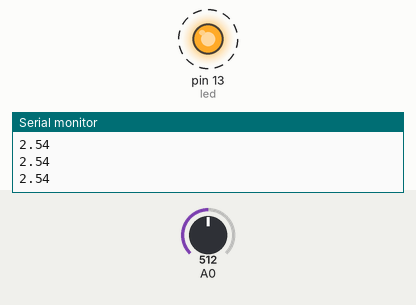
Recording of a sketch running on a simulated Arduino Uno, built with avr-gcc and run on an emulated ATmega328P. On the bench: output pins drawn as LEDs (lit = HIGH), the last lines printed to the serial monitor. Dashed ring = blinking. The test bench sets the inputs (shaded band); at power-on: A0 = 512.

Above: at 1.26 s.
1.3 s: A0 set to 632
4.3 s: A0 set to 664
At 5.8 s:
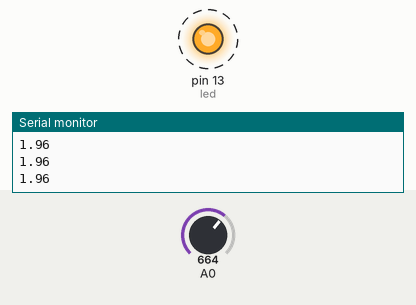
6.1 s: A0 set to 511
At 6.28 s:
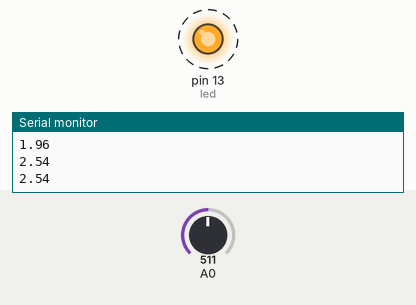
9.1 s: A0 set to 716
At 10.1 s:
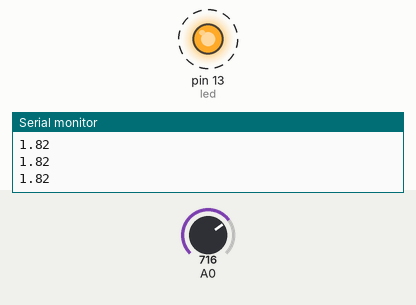
Timing chart, 0 to 58.3 s (numbered marks = the images above; inputs shaded):
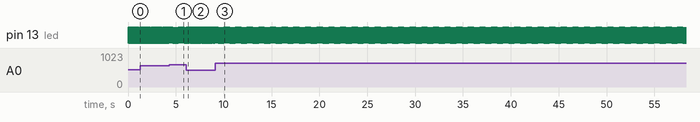

The sketch:

5.vaja.ino
```cpp
#define led LED_BUILTIN

unsigned long prej = 0;
unsigned long interval;
int ledState = 0;
float vrednost;
float razdalja;
float meja = 40.0;

void setup(){
	Serial.begin(9600);
	pinMode(led, OUTPUT);
}

void loop(){

	vrednost = analogRead(A0);
	razdalja = 13 * pow(vrednost, -1) * 100;
	interval = map(razdalja, 4, 40, 100, 1000);

	unsigned long sedaj = millis();

	if(sedaj - prej >= interval){
		if(razdalja < meja){
			if(ledState == 0){
				Serial.println(razdalja);
				digitalWrite(led, HIGH);
				ledState = 1;
			}
			else{
				digitalWrite(led, LOW);
				ledState = 0;
			}
		}
		else{
			digitalWrite(led, LOW);
		}
		prej = sedaj;
	}
	if(razdalja > 40){digitalWrite(led, LOW);}
}
```

Measured:
- the behaviour switches between 650 and 651 on A0 (found by bisection; images 0 and 1)
- after the input at 4.3 s, pin 13 (led): alternates HIGH for 0.02 s and LOW for 0.03 s, starting after 0.05 s
- after the input at 6.1 s, pin 13 (led): alternates HIGH for 0.05 s and LOW for 0.05 s, starting after 0.08 s
- after the input at 9.1 s, pin 13 (led): alternates HIGH for 0.02 s and LOW for 0.03 s, starting at once
- by itself, pin 13 (led): alternates HIGH for 0.05 s and LOW for 0.05 s
